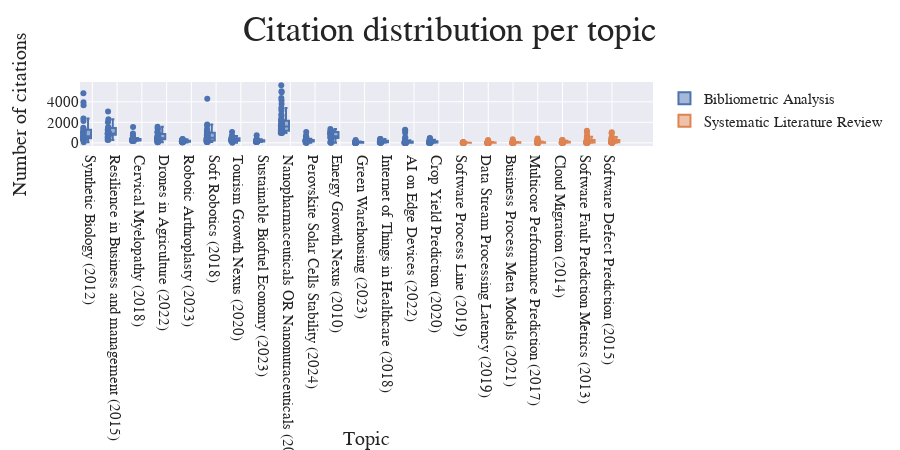

Here is the notebook cell this chart was saved with:
### Code cell
# explore citation distribution per topic
fig = px.box(core_pubs, x="Topic", y="times_cited", title="Citation distribution per topic",
              points="all", height=450, color="Type")
fig.update_layout(**PLOT_CONFIGS)
fig.update_xaxes(title_text="Topic")
fig.update_yaxes(title_text="Number of citations")
fig.show()

### Figure 1 — Plotly figure (JSON) as saved in the notebook; plotly's stock layout.template omitted (floating-point values rounded to 4 significant figures; data arrays with more than 128 entries replaced by an {"elided": "..."} marker saying what was removed)
{"data": [{"alignmentgroup": "True", "boxpoints": "all", "hovertemplate": "Type=Bibliometric Analysis<br>Topic=%{x}<br>times_cited=%{y}<extra></extra>", "legendgroup": "Bibliometric Analysis", "marker": {"color": "rgb(76,114,176)"}, "name": "Bibliometric Analysis", "notched": false, "offsetgroup": "Bibliometric Analysis", "orientation": "v", "showlegend": true, "type": "box", "x": {"elided": "517 str values"}, "x0": " ", "xaxis": "x", "y": {"elided": "517 int values"}, "y0": " ", "yaxis": "y"}, {"alignmentgroup": "True", "boxpoints": "all", "hovertemplate": "Type=Systematic Literature Review<br>Topic=%{x}<br>times_cited=%{y}<extra></extra>", "legendgroup": "Systematic Literature Review", "marker": {"color": "rgb(221,132,82)"}, "name": "Systematic Literature Review", "notched": false, "offsetgroup": "Systematic Literature Review", "orientation": "v", "showlegend": true, "type": "box", "x": {"elided": "286 str values"}, "x0": " ", "xaxis": "x", "y": {"elided": "286 int values"}, "y0": " ", "yaxis": "y"}], "layout": {"boxmode": "group", "font": {"family": "Modern Computer"}, "height": 450, "legend": {"font": {"size": 15}, "title": {"text": ""}, "tracegroupgap": 0}, "showlegend": true, "title": {"font": {"family": "Modern Computer", "size": 35}, "text": "Citation distribution per topic", "x": 0.5}, "xaxis": {"anchor": "y", "domain": [0, 1], "tickfont": {"size": 15}, "title": {"font": {"size": 20}, "text": "Topic"}}, "yaxis": {"anchor": "x", "domain": [0, 1], "tickfont": {"size": 15}, "title": {"font": {"size": 20}, "text": "Number of citations"}}}}
